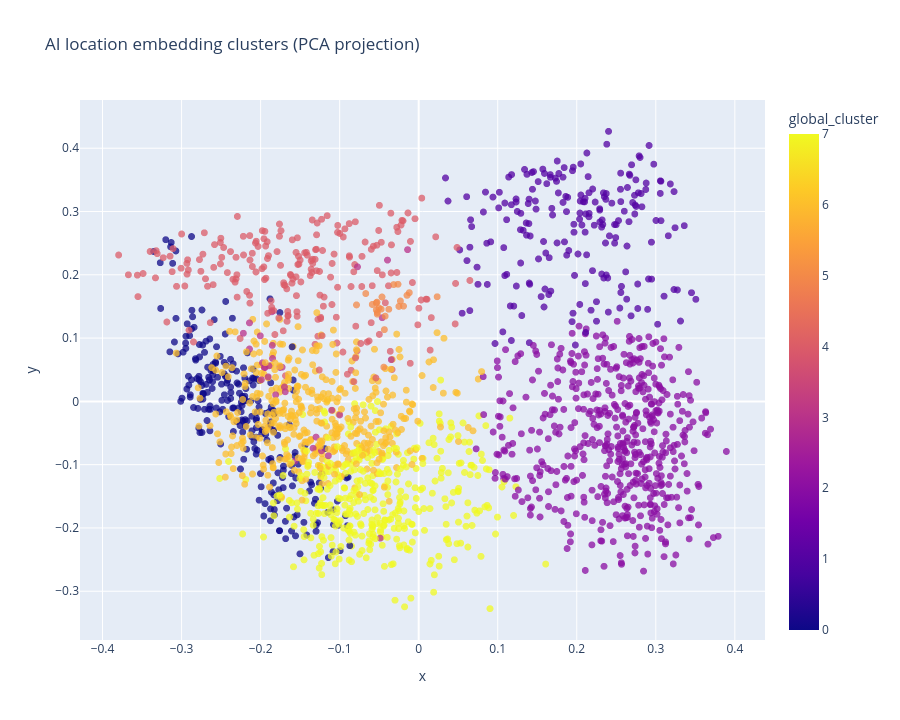

Notebook code cell kept with this figure:
### Code cell
cluster_viz_df = rec.create_embedding_projection(
    df_candidates_default,
    candidate_embedding_matrix,
    max_points=None,
)

fig = rec.plot_global_clusters(cluster_viz_df)
fig.show()

### Figure 1 — Plotly figure (JSON) as saved in the notebook; plotly's stock layout.template omitted (floating-point values rounded to 4 significant figures; data arrays with more than 128 entries replaced by an {"elided": "..."} marker saying what was removed)
{"data": [{"customdata": {"elided": "2022x5 mixed values"}, "hovertemplate": "<b>%{hovertext}</b><br><br>x=%{x}<br>y=%{y}<br>primary_type=%{customdata[0]}<br>ai_place_type_summary=%{customdata[1]}<br>ai_tags_csv=%{customdata[2]}<br>google_rating=%{customdata[3]}<br>map_visibility_score=%{customdata[4]}<br>global_cluster=%{marker.color}<extra></extra>", "hovertext": {"elided": "2022 str values"}, "legendgroup": "", "marker": {"color": {"elided": "2022 int values"}, "coloraxis": "coloraxis", "opacity": 0.75, "size": 7, "symbol": "circle"}, "mode": "markers", "name": "", "showlegend": false, "type": "scattergl", "x": {"elided": "2022 float values"}, "xaxis": "x", "y": {"elided": "2022 float values"}, "yaxis": "y"}], "layout": {"coloraxis": {"colorbar": {"title": {"text": "global_cluster"}}, "colorscale": [[0, "#0d0887"], [0.1111, "#46039f"], [0.2222, "#7201a8"], [0.3333, "#9c179e"], [0.4444, "#bd3786"], [0.5556, "#d8576b"], [0.6667, "#ed7953"], [0.7778, "#fb9f3a"], [0.8889, "#fdca26"], [1, "#f0f921"]]}, "height": 720, "legend": {"tracegroupgap": 0}, "title": {"text": "AI location embedding clusters (PCA projection)"}, "xaxis": {"anchor": "y", "domain": [0, 1], "title": {"text": "x"}}, "yaxis": {"anchor": "x", "domain": [0, 1], "title": {"text": "y"}}}}
